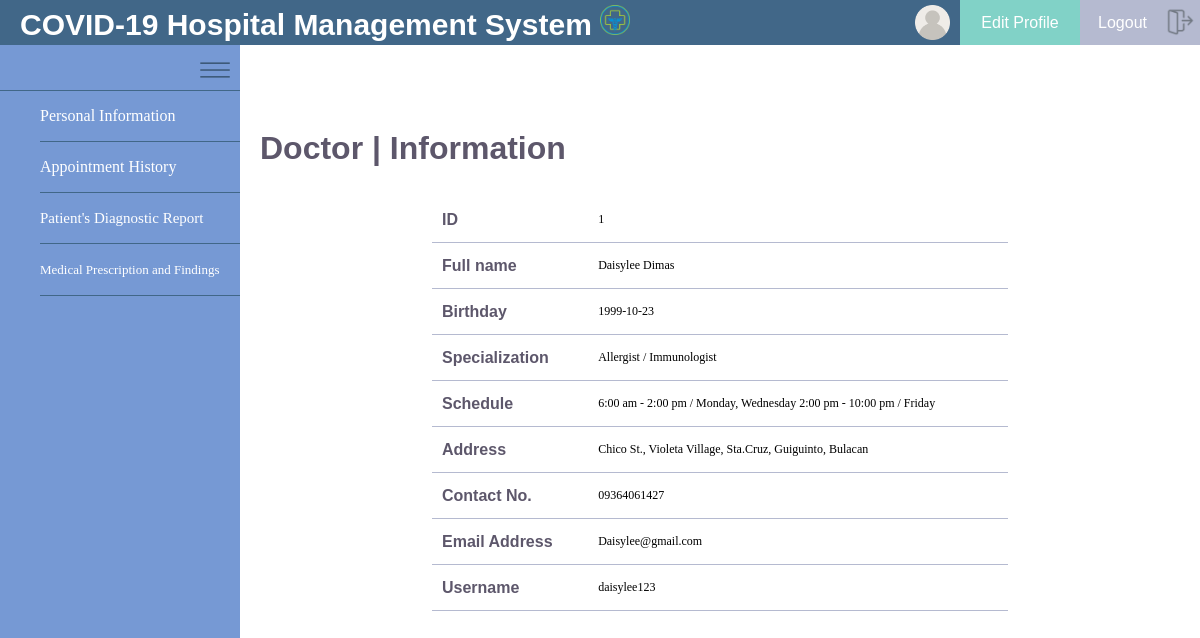
The app's page /Doctor/home.php (signed in) with its own data.
### tables this page shows
CREATE TABLE `doctor_register` (
  `ID` int(20) NOT NULL,
  `dFull_name` varchar(255) NOT NULL,
  `dBirthday` date NOT NULL,
  `dSpecialization` varchar(255) NOT NULL,
  `dSchedule` varchar(255) NOT NULL,
  `dAddress` varchar(255) NOT NULL,
  `dContact_no` varchar(200) NOT NULL,
  `dEmail_Add` varchar(255) NOT NULL,
  `dUsername` varchar(255) NOT NULL,
  `dPassword` varchar(255) NOT NULL
);

### Doctor/code.php (called while the page is built, shortened)
<?php
   $username =$_SESSION['username'];
?>

### Doctor/home.php (the view, shortened to what this page needs)
<?php include('code.php'); ?>
<!DOCTYPE html>
<html>
<head>
	<link rel="stylesheet" type="text/css" href="d.css">
</head>
<body>
		<div class="navbar">
		<h1 id="name">COVID-19 Hospital Management System
			<img src="images/hospital.png" id="hospital">
		</h1>
	</div>
	<div id="username" style="font-family: arial; color: white; text-align: center; justify-content: center; line-height: 45px; font-size: 15px;">
		<img src="Images/user.png" id="userpng">
	</div>
	<div>
	<a href="doctor_edit.php"><div id="edit" style="font-family: arial; color: white; text-align: center; justify-content: center; line-height: 45px; font-size: 16px;">Edit Profile <img src="Images/edit.png" id="editpng"> </div></a>
		 	<a href="logout.php"><div id="logout" style="font-family: arial; color: white; text-align: center; justify-content: center; line-height: 45px; font-size: 16px;">Logout <img src="Images/logout.png" id="logoutpng"></div></a>
	<div id="menu">
		<img src="Images/menu.png" id="menus">
	</div>
	<div class="area">
		<h1 class="htitle">Doctor | Information</h1>
		<?php $results = mysqli_query($db, "SELECT * FROM doctor_register where dUsername = '$username'"); ?>
			<table width="60%" class="tbl">
				<?php while ($row = mysqli_fetch_array($results)) { ?>
					<tr>
						<th class="th">ID</th>
						<td class="td"><?php echo $row['ID']; ?></td>
					</tr>
					<tr>
						<th class="th">Full name</th>
					<td class="td"><?php echo $row['dFull_name']; ?></td>
					</tr>
					<tr>
						<th class="th">Birthday</th>
					<td class="td"><?php echo $row['dBirthday']; ?></td>
					</tr>
					<tr>
						<th class="th">Specialization</th>
						<td class="td"><?php echo $row['dSpecialization']; ?></td>
					</tr>
					<tr>
						<th class="th">Schedule</th>
						<td class="td"><?php echo $row['dSchedule']; ?></td>
					</tr>
					<tr>
						<th class="th">Address</th>
						<td class="td"><?php echo $row['dAddress']; ?></td>
					</tr>
					<tr>
						<th class="th">Contact No.</th>
						<td class="td"><?php echo $row['dContact_no']; ?></td>
					</tr>
					<tr>
						<th class="th">Email Address</th>
						<td class="td"><?php echo $row['dEmail_Add']; ?></td>
					</tr>
					<tr>
						<th class="th">Username</th>
						<td class="td"><?php echo $row['dUsername']; ?></td>
					</tr>
				<?php } ?>
				</table>
	</div>
	<div id="menulist">
		<ul>
			<li><a href="home.php">Personal Information</a></li>
			<li><a href="appointment_doctor.php">Appointment History</a></li>
			<li><a href="viewmed.php" style="font-size: 15px">Patient's Diagnostic Report</a></li>
			<li><a href="medprescription.php" style="font-size: 13px;">Medical Prescription and Findings</a></li>
		</ul>
	</div>
</body>
</html>

### Doctor/d.css (style rules this page uses)
* { margin: 0; }
#hospital { width: 30px; height: 30px; padding-top: 5px; }
#name { font-family: helvetica; font-size: 30px; color: white; text-align: left; text-indent: 20px; }
.navbar { background: #416788; width: 70%; height: 45px; float: left; }
#username { width: 10%; float: left; background: #416788; height: 45px; }
#edit { width: 10%; background: #81D2c7; float: left; height: 45px; }
#logout { width: 10%; background: #b5bad0; float: left; height: 45px; }
#menu { background: #7699d4; width: 20%; height: 45px; border-bottom: 1px solid #416788; float: left; }
#menulist { background: #7699d4; width: 20%; height:100vh; }
ul { box-sizing: border-box; }
ul li { font-family: verdana; background: #7699d4; border-bottom: 1px solid #416788; line-height: 50px; list-style: none; }
ul li a { text-decoration: none; color: white; }
.htitle { font-family: Arial; margin-top: 85px; text-indent:20px; color: #5d576b; }
.area { overflow: hidden; overflow-y: scroll; background: white; float: right; width: 80%; height: calc(100vh - 45px); box-sizing: border-box; }
.tbl { margin: 30px auto; border-collapse: collapse; }
.th { text-align: left; border: none; border-bottom: 1px solid #b5bad0; color: #5d576b; font-family: helvetica; font-weight: 500px; padding: 10px; }
.td { font-family: verdana; font-size: 12px; padding: 15px; border: none; border-bottom: 1px solid #b5bad0; }
#menus { height: 50px; width: 50px; float: right; }
#userpng { padding-top: 5px; padding-right: 10px; height: 35px; width: 35px; float: right; }
#logoutpng { padding-top: 5px; padding-right: 5px; height: 40px; width: 30px; float: right; }

### records on screen
doctor_register: ID "1", dFull_name "Daisylee Dimas", dBirthday "1999-10-23", dSpecialization "Allergist / Immunologist", dSchedule "6:00 am - 2:00 pm / Monday, Wednesday 2:00 pm - 10:00 pm / Friday", dAddress "Chico St., Violeta Village, Sta.Cruz, Guiguinto, Bulacan", dContact_no "09364061427", dEmail_Add "Daisylee@gmail.com", dUsername "daisylee123"
